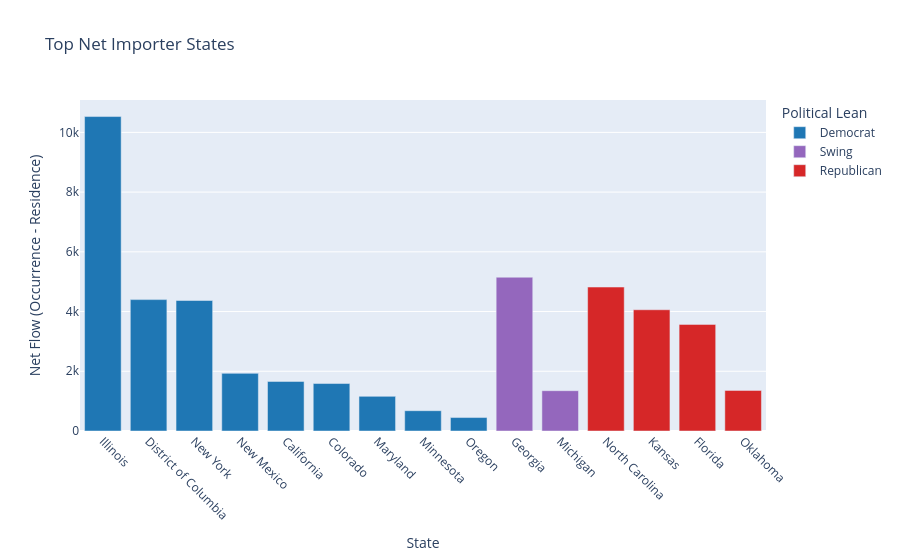

Notebook source saved alongside this figure:
### Code cell
importers = df.sort_values("net_flow", ascending=False).head(15)

fig = px.bar(
    importers,
    x="U.S. State",
    y="net_flow",
    color="political_lean",
    color_discrete_map=color_map,
    title="Top Net Importer States",
    labels={
        "U.S. State": "State",
        "net_flow": "Net Flow (Occurrence - Residence)",
        "political_lean": "Political Lean"
    }
)

fig.update_layout(xaxis=dict(tickangle=45))
fig.show()

### Figure 1 — Plotly figure (JSON) as saved in the notebook; plotly's stock layout.template omitted (floating-point values rounded to 4 significant figures)
{"data": [{"hovertemplate": "Political Lean=Democrat<br>State=%{x}<br>Net Flow (Occurrence - Residence)=%{y}<extra></extra>", "legendgroup": "Democrat", "marker": {"color": "#1f77b4", "pattern": {"shape": ""}}, "name": "Democrat", "orientation": "v", "showlegend": true, "textposition": "auto", "type": "bar", "x": ["Illinois", "District of Columbia", "New York", "New Mexico", "California", "Colorado", "Maryland", "Minnesota", "Oregon"], "xaxis": "x", "y": [10530, 4400, 4370, 1930, 1660, 1590, 1160, 680, 450], "yaxis": "y"}, {"hovertemplate": "Political Lean=Swing<br>State=%{x}<br>Net Flow (Occurrence - Residence)=%{y}<extra></extra>", "legendgroup": "Swing", "marker": {"color": "#9467bd", "pattern": {"shape": ""}}, "name": "Swing", "orientation": "v", "showlegend": true, "textposition": "auto", "type": "bar", "x": ["Georgia", "Michigan"], "xaxis": "x", "y": [5150, 1350], "yaxis": "y"}, {"hovertemplate": "Political Lean=Republican<br>State=%{x}<br>Net Flow (Occurrence - Residence)=%{y}<extra></extra>", "legendgroup": "Republican", "marker": {"color": "#d62728", "pattern": {"shape": ""}}, "name": "Republican", "orientation": "v", "showlegend": true, "textposition": "auto", "type": "bar", "x": ["North Carolina", "Kansas", "Florida", "Oklahoma"], "xaxis": "x", "y": [4820, 4060, 3570, 1360], "yaxis": "y"}], "layout": {"barmode": "relative", "legend": {"title": {"text": "Political Lean"}, "tracegroupgap": 0}, "title": {"text": "Top Net Importer States"}, "xaxis": {"anchor": "y", "domain": [0, 1], "tickangle": 45, "title": {"text": "State"}}, "yaxis": {"anchor": "x", "domain": [0, 1], "title": {"text": "Net Flow (Occurrence - Residence)"}}}}
